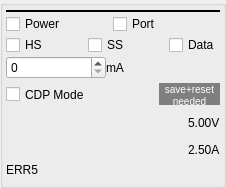
           <widget class="QGroupBox" name="groupBox_USB5">
            <property name="sizePolicy">
             <sizepolicy hsizetype="Preferred" vsizetype="Fixed">
              <horstretch>0</horstretch>
              <verstretch>0</verstretch>
             </sizepolicy>
            </property>
            <property name="title">
             <string/>
            </property>
            <layout class="QVBoxLayout" name="verticalLayout_3">
             <property name="spacing">
              <number>1</number>
             </property>
             <property name="leftMargin">
              <number>3</number>
             </property>
             <property name="topMargin">
              <number>3</number>
             </property>
             <property name="rightMargin">
              <number>3</number>
             </property>
             <property name="bottomMargin">
              <number>3</number>
             </property>
             <item>
              <widget class="ClickToEditLabel" name="clickToEdit_p5" native="true">
               <property name="sizePolicy">
                <sizepolicy hsizetype="Ignored" vsizetype="Preferred">
                 <horstretch>0</horstretch>
                 <verstretch>0</verstretch>
                </sizepolicy>
               </property>
               <property name="maximumSize">
                <size>
                 <width>16777215</width>
                 <height>16777215</height>
                </size>
               </property>
              </widget>
             </item>
             <item>
              <widget class="Line" name="lineUSB5">
               <property name="sizePolicy">
                <sizepolicy hsizetype="Expanding" vsizetype="Fixed">
                 <horstretch>0</horstretch>
                 <verstretch>0</verstretch>
                </sizepolicy>
               </property>
               <property name="minimumSize">
                <size>
                 <width>0</width>
                 <height>2</height>
                </size>
               </property>
               <property name="styleSheet">
                <string notr="true">color: rgb(0, 0, 0);</string>
               </property>
               <property name="frameShadow">
                <enum>QFrame::Plain</enum>
               </property>
               <property name="lineWidth">
                <number>2</number>
               </property>
               <property name="orientation">
                <enum>Qt::Horizontal</enum>
               </property>
              </widget>
             </item>
             <item>
              <layout class="QHBoxLayout" name="horizontalLayout_33">
               <property name="spacing">
                <number>0</number>
               </property>
               <item>
                <widget class="QCheckBox" name="checkBoxPowerUSB5">
                 <property name="sizePolicy">
                  <sizepolicy hsizetype="Minimum" vsizetype="Minimum">
                   <horstretch>0</horstretch>
                   <verstretch>0</verstretch>
                  </sizepolicy>
                 </property>
                 <property name="text">
                  <string>Power</string>
                 </property>
                </widget>
               </item>
               <item>
                <widget class="QCheckBox" name="checkBoxPortUSB5">
                 <property name="sizePolicy">
                  <sizepolicy hsizetype="Minimum" vsizetype="Minimum">
                   <horstretch>0</horstretch>
                   <verstretch>0</verstretch>
                  </sizepolicy>
                 </property>
                 <property name="text">
                  <string>Port</string>
                 </property>
                </widget>
               </item>
              </layout>
             </item>
             <item>
              <layout class="QHBoxLayout" name="horizontalLayout_34">
               <property name="spacing">
                <number>0</number>
               </property>
               <item>
                <widget class="QCheckBox" name="checkBoxDataHS_USB5">
                 <property name="sizePolicy">
                  <sizepolicy hsizetype="Minimum" vsizetype="Minimum">
                   <horstretch>0</horstretch>
                   <verstretch>0</verstretch>
                  </sizepolicy>
                 </property>
                 <property name="text">
                  <string>HS</string>
                 </property>
                 <property name="checked">
                  <bool>false</bool>
                 </property>
                </widget>
               </item>
               <item>
                <spacer name="horizontalSpacer_23">
                 <property name="orientation">
                  <enum>Qt::Horizontal</enum>
                 </property>
                 <property name="sizeHint" stdset="0">
                  <size>
                   <width>40</width>
                   <height>20</height>
                  </size>
                 </property>
                </spacer>
               </item>
               <item>
                <widget class="QCheckBox" name="checkBoxDataSS_USB5">
                 <property name="sizePolicy">
                  <sizepolicy hsizetype="Minimum" vsizetype="Minimum">
                   <horstretch>0</horstretch>
                   <verstretch>0</verstretch>
                  </sizepolicy>
                 </property>
                 <property name="text">
                  <string>SS</string>
                 </property>
                </widget>
               </item>
               <item>
                <spacer name="horizontalSpacer_24">
                 <property name="orientation">
                  <enum>Qt::Horizontal</enum>
                 </property>
                 <property name="sizeHint" stdset="0">
                  <size>
                   <width>40</width>
                   <height>20</height>
                  </size>
                 </property>
                </spacer>
               </item>
               <item>
                <widget class="QCheckBox" name="checkBoxDataUSB5">
                 <property name="sizePolicy">
                  <sizepolicy hsizetype="Minimum" vsizetype="Minimum">
                   <horstretch>0</horstretch>
                   <verstretch>0</verstretch>
                  </sizepolicy>
                 </property>
                 <property name="text">
                  <string>Data</string>
                 </property>
                </widget>
               </item>
              </layout>
             </item>
             <item>
              <layout class="QHBoxLayout" name="horizontalLayout_35">
               <property name="spacing">
                <number>0</number>
               </property>
               <item>
                <widget class="QSpinBox" name="spinBox_USB5">
                 <property name="sizePolicy">
                  <sizepolicy hsizetype="Fixed" vsizetype="Fixed">
                   <horstretch>0</horstretch>
                   <verstretch>0</verstretch>
                  </sizepolicy>
                 </property>
                 <property name="minimumSize">
                  <size>
                   <width>100</width>
                   <height>0</height>
                  </size>
                 </property>
                </widget>
               </item>
               <item>
                <widget class="QLabel" name="label_10">
                 <property name="sizePolicy">
                  <sizepolicy hsizetype="Preferred" vsizetype="Minimum">
                   <horstretch>0</horstretch>
                   <verstretch>0</verstretch>
                  </sizepolicy>
                 </property>
                 <property name="text">
                  <string>mA</string>
                 </property>
                </widget>
               </item>
              </layout>
             </item>
             <item>
              <layout class="QHBoxLayout" name="horizontalLayout_16">
               <property name="spacing">
                <number>0</number>
               </property>
               <item>
                <widget class="QCheckBox" name="checkBoxPortModeUSB5">
                 <property name="sizePolicy">
                  <sizepolicy hsizetype="Minimum" vsizetype="Minimum">
                   <horstretch>0</horstretch>
                   <verstretch>0</verstretch>
                  </sizepolicy>
                 </property>
                 <property name="minimumSize">
                  <size>
                   <width>100</width>
                   <height>29</height>
                  </size>
                 </property>
                 <property name="maximumSize">
                  <size>
                   <width>16777215</width>
                   <height>29</height>
                  </size>
                 </property>
                 <property name="text">
                  <string>CDP Mode</string>
                 </property>
                </widget>
               </item>
               <item>
                <widget class="QLabel" name="saveResetFlag5">
                 <property name="sizePolicy">
                  <sizepolicy hsizetype="Fixed" vsizetype="Fixed">
                   <horstretch>0</horstretch>
                   <verstretch>0</verstretch>
                  </sizepolicy>
                 </property>
                 <property name="minimumSize">
                  <size>
                   <width>61</width>
                   <height>22</height>
                  </size>
                 </property>
                 <property name="maximumSize">
                  <size>
                   <width>61</width>
                   <height>22</height>
                  </size>
                 </property>
                 <property name="font">
                  <font>
                   <pointsize>9</pointsize>
                  </font>
                 </property>
                 <property name="styleSheet">
                  <string notr="true">background-color: rgb(127, 127, 127);
color: rgb(255, 255, 255);</string>
                 </property>
                 <property name="text">
                  <string>&lt;html&gt;&lt;head/&gt;&lt;body&gt;&lt;p&gt;&lt;span style=&quot; font-size:7.5pt;&quot;&gt;save+reset needed&lt;/span&gt;&lt;/p&gt;&lt;/body&gt;&lt;/html&gt;</string>
                 </property>
                 <property name="alignment">
                  <set>Qt::AlignCenter</set>
                 </property>
                 <property name="wordWrap">
                  <bool>true</bool>
                 </property>
                </widget>
               </item>
              </layout>
             </item>
             <item>
              <layout class="QGridLayout" name="gridLayout_46">
               <property name="spacing">
                <number>2</number>
               </property>
               <item row="1" column="1">
                <widget class="QLabel" name="labelCurrentUSB5">
                 <property name="sizePolicy">
                  <sizepolicy hsizetype="Minimum" vsizetype="Minimum">
                   <horstretch>0</horstretch>
                   <verstretch>0</verstretch>
                  </sizepolicy>
                 </property>
                 <property name="minimumSize">
                  <size>
                   <width>0</width>
                   <height>0</height>
                  </size>
                 </property>
                 <property name="text">
                  <string>2.50A</string>
                 </property>
                </widget>
               </item>
               <item row="0" column="1">
                <widget class="QLabel" name="labelVoltageUSB5">
                 <property name="sizePolicy">
                  <sizepolicy hsizetype="Minimum" vsizetype="Minimum">
                   <horstretch>0</horstretch>
                   <verstretch>0</verstretch>
                  </sizepolicy>
                 </property>
                 <property name="minimumSize">
                  <size>
                   <width>0</width>
                   <height>0</height>
                  </size>
                 </property>
                 <property name="text">
                  <string>5.00V</string>
                 </property>
                </widget>
               </item>
               <item row="0" column="0">
                <widget class="QCustomPlot" name="voltageSparklinePort5" native="true">
                 <property name="sizePolicy">
                  <sizepolicy hsizetype="Expanding" vsizetype="Fixed">
                   <horstretch>0</horstretch>
                   <verstretch>0</verstretch>
                  </sizepolicy>
                 </property>
                 <property name="minimumSize">
                  <size>
                   <width>0</width>
                   <height>25</height>
                  </size>
                 </property>
                 <property name="maximumSize">
                  <size>
                   <width>16777215</width>
                   <height>25</height>
                  </size>
                 </property>
                </widget>
               </item>
               <item row="1" column="0">
                <widget class="QCustomPlot" name="currentSparklinePort5" native="true">
                 <property name="sizePolicy">
                  <sizepolicy hsizetype="Expanding" vsizetype="Fixed">
                   <horstretch>0</horstretch>
                   <verstretch>0</verstretch>
                  </sizepolicy>
                 </property>
                 <property name="minimumSize">
                  <size>
                   <width>0</width>
                   <height>25</height>
                  </size>
                 </property>
                 <property name="maximumSize">
                  <size>
                   <width>16777215</width>
                   <height>25</height>
                  </size>
                 </property>
                </widget>
               </item>
              </layout>
             </item>
             <item>
              <widget class="QLabel" name="labelErrorStatusUSB5">
               <property name="sizePolicy">
                <sizepolicy hsizetype="Preferred" vsizetype="Minimum">
                 <horstretch>0</horstretch>
                 <verstretch>0</verstretch>
                </sizepolicy>
               </property>
               <property name="text">
                <string>ERR5</string>
               </property>
              </widget>
             </item>
             <item>
              <spacer name="verticalSpacer_16">
               <property name="orientation">
                <enum>Qt::Vertical</enum>
               </property>
               <property name="sizeHint" stdset="0">
                <size>
                 <width>20</width>
                 <height>5</height>
                </size>
               </property>
              </spacer>
             </item>
            </layout>
           </widget>
